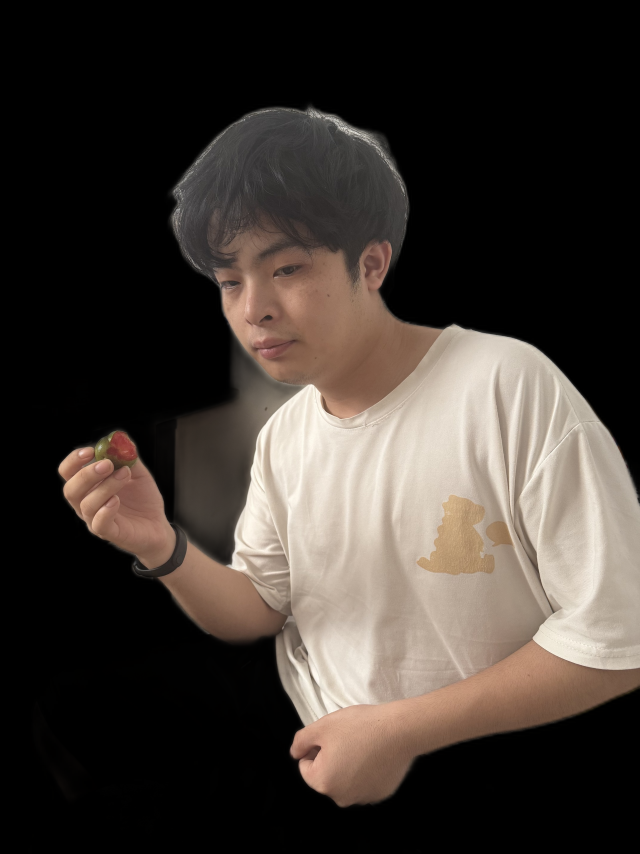
#> input picture male_perfect_v3_cutout.png, 1920 x 2560 px, given in place of out.png, which was not available (shown at 1/3 size)
$ python beard_remover.py out.png
#> lines starting #> are read from the running program, lines starting #| are printed output that depends on the picture; after the words box and inside, x2 and y2 are one past the last pixel; in counts of white or black regions, pixels touching at a corner belong together; pictures that were not available may be replaced by others from this repository, and a replacement may not be noted
"""
去胡子 — 用OpenCV检测人脸区域 + 智能Inpaint
不依赖任何第三方人脸检测库
"""

import cv2
import numpy as np
import os
import sys
import uuid

OUTPUT_DIR = r"C:\temp\comfy_results"
os.makedirs(OUTPUT_DIR, exist_ok=True)


def detect_face_region(img):
    """用Haar Cascade检测人脸，几何定位胡须区域"""
    gray = cv2.cvtColor(img, cv2.COLOR_BGR2GRAY)
    h, w = img.shape[:2]

    # 加载人脸Cascade
    face_cascade = cv2.CascadeClassifier(
        cv2.data.haarcascades + 'haarcascade_frontalface_alt2.xml')

    # 缩到800左右加速检测
    scale = min(800 / max(h, w), 1.0)
    small = cv2.resize(gray, (int(w*scale), int(h*scale))) if scale < 1 else gray

    faces = face_cascade.detectMultiScale(small, 1.15, 4, minSize=(80, 80))

    if len(faces) == 0:
        # 试试更宽松的参数
        faces = face_cascade.detectMultiScale(small, 1.08, 3, minSize=(60, 60))
        print(f"宽松检测: {len(faces)} 个人脸")

    if len(faces) == 0:
        print("❌ 未检测到人脸")
        return None, None

    # 取最大人脸
    face = max(faces, key=lambda r: r[2]*r[3])
    fx, fy, fw, fh = [int(v / scale) for v in face]

    print(f"人脸区域: ({fx},{fy}) {fw}x{fh}")

    # 胡须遮罩：几何定位
    mask = np.zeros((h, w), dtype=np.uint8)

    # 嘴部区域估算（人脸下半部分 55%-85%）
    mouth_y1 = fy + int(fh * 0.55)
    mouth_y2 = fy + int(fh * 0.80)
    mouth_x1 = fx + int(fw * 0.20)
    mouth_x2 = fx + int(fw * 0.80)
    mouth_cx = (mouth_x1 + mouth_x2) // 2
    mouth_cy = (mouth_y1 + mouth_y2) // 2
    mouth_w = mouth_x2 - mouth_x1
    mouth_h = mouth_y2 - mouth_y1

    # 人中区域（嘴上到鼻子）
    nose_y = fy + int(fh * 0.35)
    upper_top = nose_y
    upper_bottom = mouth_y1
    if upper_bottom > upper_top:
        cv2.ellipse(mask,
                    ((mouth_x1 + mouth_x2)//2, (upper_top + upper_bottom)//2),
                    (mouth_w//2 + 5, (upper_bottom - upper_top)//2 + 5),
                    0, 0, 360, 255, -1)

    # 下巴区域（嘴下到脸底部）
    chin_top = mouth_y2
    chin_bottom = fy + fh
    if chin_bottom > chin_top:
        cv2.ellipse(mask,
                    ((mouth_x1 + mouth_x2)//2, (chin_top + chin_bottom)//2),
                    (mouth_w//2 + 10, (chin_bottom - chin_top)//2 + 10),
                    0, 0, 360, 255, -1)

    # 去掉嘴内部（保留唇形）
    cv2.ellipse(mask, (mouth_cx, mouth_cy),
                (mouth_w//2 - 5, mouth_h//2 - 5), 0, 0, 360, 0, -1)

    # 羽化遮罩
    mask = cv2.GaussianBlur(mask, (31, 31), 10)

    print(f"胡须区域: 人中(upper)+嘴+下巴(lower)")
    print(f"嘴中心: ({mouth_cx}, {mouth_cy}), 嘴大小: {mouth_w}x{mouth_h}")

    return mask, (fx, fy, fw, fh, mouth_cx, mouth_cy, mouth_w, mouth_h)


def inpaint_beard(img, mask):
    """用inpaint去除胡须"""
    # 多轮修补
    r1 = cv2.inpaint(img, (mask * 0.6).astype(np.uint8), 3, cv2.INPAINT_TELEA)
    r2 = cv2.inpaint(r1, mask.astype(np.uint8), 2, cv2.INPAINT_NS)
    return r2


def process(input_path):
#> called with input_path = 'out.png'
    print(f"处理: {os.path.basename(input_path)}")

    img = cv2.imread(input_path)
#> img is the input picture: shape (2560, 1920, 3); mean B, G, R 51.5, 57.2, 64.9
    if img is None:
        print("❌ 读取失败")
        return None

    h, w = img.shape[:2]
#> h = 2560; w = 1920
    print(f"尺寸: {w}x{h}")
#| 尺寸: 1920x2560

    print("步骤1: 检测人脸/嘴部位置...")
    mask, regions = detect_face_region(img)
#> in detect_face_region, `gray = cv2.cvtColor(img, cv2.COLOR_BGR2GRAY)`:
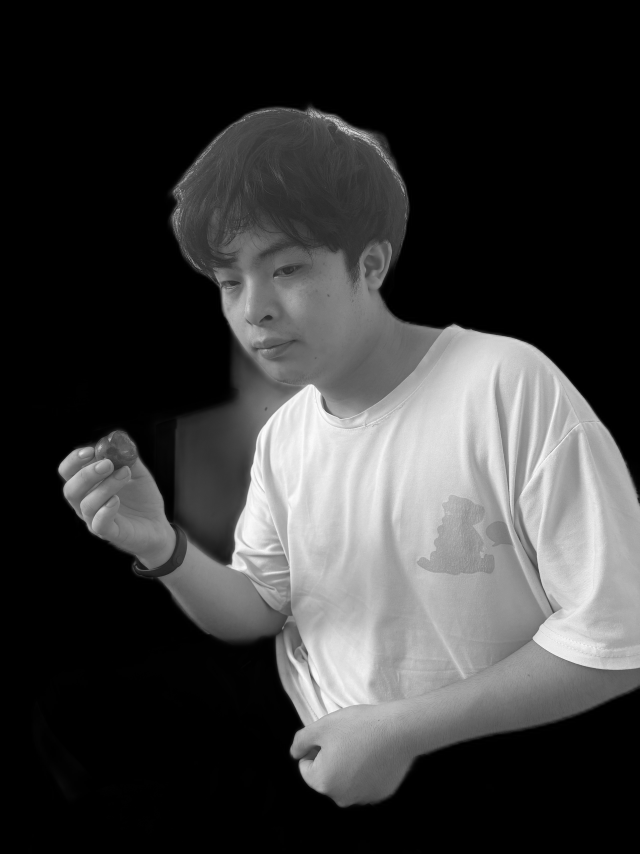
#> gray: shape (2560, 1920) (shown at 1/3 size); min 0, max 253, mean 58.9
#> in detect_face_region, `small = cv2.resize(gray, (int(w*scale), int(h*scale))) if scale < 1 el..`:
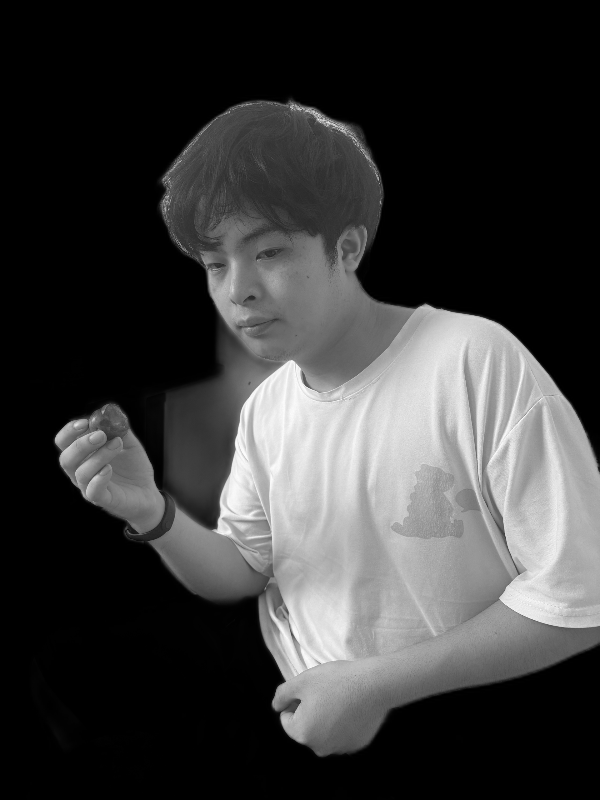
#> small: shape (800, 600); min 0, max 253, mean 58.8
#> in detect_face_region, `faces = face_cascade.detectMultiScale(small, 1.15, 4, minSize=(80, 80))`: faces = ()
#> in detect_face_region, `faces = face_cascade.detectMultiScale(small, 1.08, 3, minSize=(60, 60))`: faces = [[190, 227, 94, 94]]
#| 宽松检测: 1 个人脸
#> in detect_face_region, `face = max(faces, key=lambda r: r[2]*r[3])`: face = [190, 227, 94, 94]
#> in detect_face_region, `fx, fy, fw, fh = [int(v / scale) for v in face]`: fx = 608; fy = 726; fw = 300
#| 人脸区域: (608,726) 300x300
#> in detect_face_region, `mouth_y1 = fy + int(fh * 0.55)`: mouth_y1 = 891
#> in detect_face_region, `mouth_y2 = fy + int(fh * 0.80)`: mouth_y2 = 966
#> in detect_face_region, `mouth_x1 = fx + int(fw * 0.20)`: mouth_x1 = 668
#> in detect_face_region, `mouth_x2 = fx + int(fw * 0.80)`: mouth_x2 = 848
#> in detect_face_region, `mouth_cx = (mouth_x1 + mouth_x2) // 2`: mouth_cx = 758
#> in detect_face_region, `mouth_cy = (mouth_y1 + mouth_y2) // 2`: mouth_cy = 928
#> in detect_face_region, `mouth_w = mouth_x2 - mouth_x1`: mouth_w = 180
#> in detect_face_region, `mouth_h = mouth_y2 - mouth_y1`: mouth_h = 75
#> in detect_face_region, `nose_y = fy + int(fh * 0.35)`: nose_y = 831
#> in detect_face_region, `upper_bottom = mouth_y1`: upper_bottom = 891
#> in detect_face_region, `cv2.ellipse(mask, ((mouth_x1 + mouth_x2)//2, (upper_top + upper_bottom..`:
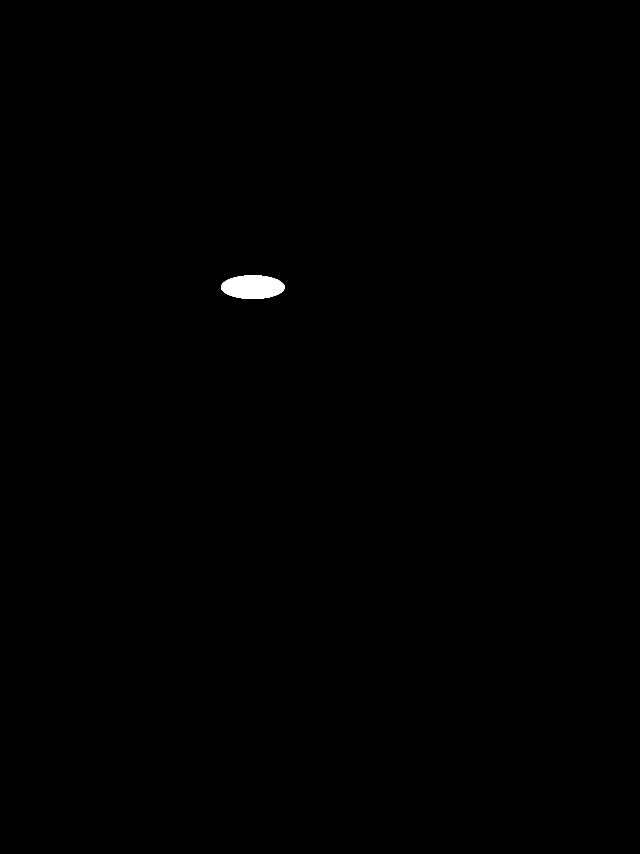
#> mask: shape (2560, 1920) (shown at 1/3 size); 0.22% white; 1 white region, box (x1, y1, x2, y2) and area: (663, 826, 854, 897) 10638
#> in detect_face_region, `chin_top = mouth_y2`: chin_top = 966
#> in detect_face_region, `chin_bottom = fy + fh`: chin_bottom = 1026
#> in detect_face_region, `cv2.ellipse(mask, ((mouth_x1 + mouth_x2)//2, (chin_top + chin_bottom)/..`:
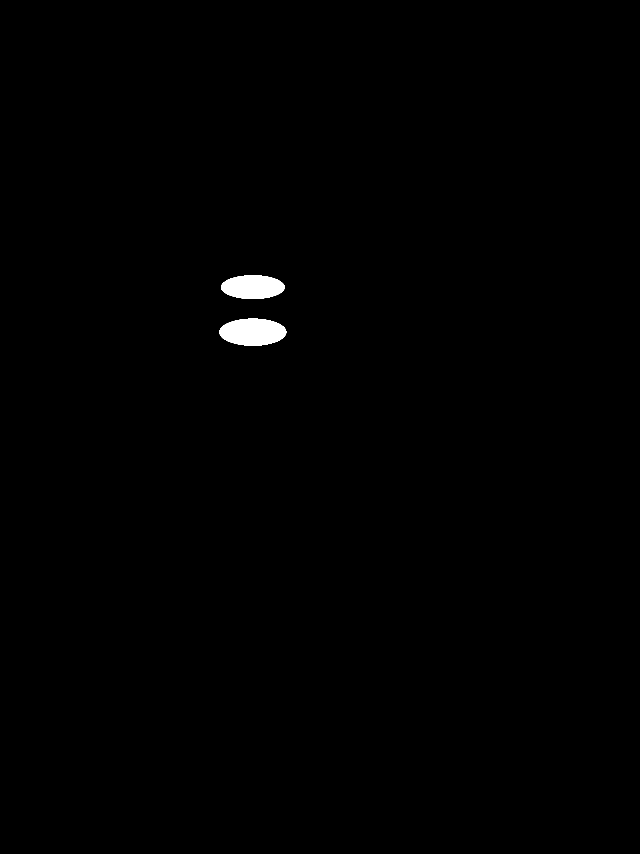
#> mask: shape (2560, 1920) (shown at 1/3 size); 0.48% white; 2 white regions, box (x1, y1, x2, y2) and area: (658, 956, 859, 1037) 12787, (663, 826, 854, 897) 10638
#> in detect_face_region, `cv2.ellipse(mask, (mouth_cx, mouth_cy), (mouth_w//2 - 5, mouth_h//2 - ..`: mask: shape (2560, 1920); 0.47% white; 2 white regions, box (x1, y1, x2, y2) and area: (658, 958, 859, 1037) 12556, (663, 826, 854, 896) 10607
#| 嘴中心: (758, 928), 嘴大小: 180x75
#> regions = (608, 726, 300, 300, 758, 928, 180, 75)

    if mask is None:
        return None

    print("步骤2: Inpaint去胡子...")
    result = inpaint_beard(img, mask)

    # 再和原图做皮肤区域混合
    ycrcb = cv2.cvtColor(img, cv2.COLOR_BGR2YCrCb)
#> ycrcb: shape (2560, 1920, 3); mean of channels 0, 1, 2 58.9, 132.3, 123.8
    skin = cv2.inRange(ycrcb, np.array([0, 133, 77]), np.array([255, 173, 127]))
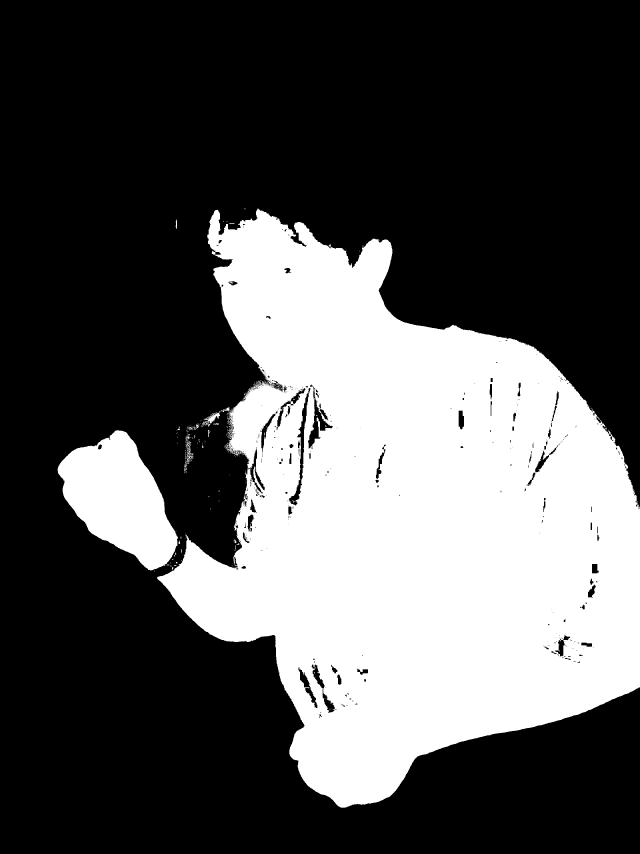
#> skin: shape (2560, 1920) (shown at 1/3 size); 33.2% white; 280 white regions (257 under 20 px), largest, box (x1, y1, x2, y2) and area: (471, 626, 1920, 2423) 1543447, (173, 1291, 534, 1711) 87426, (606, 1237, 660, 1276) 683
    skin_f = cv2.GaussianBlur(skin.astype(np.float32), (31, 31), 15) / 255.0
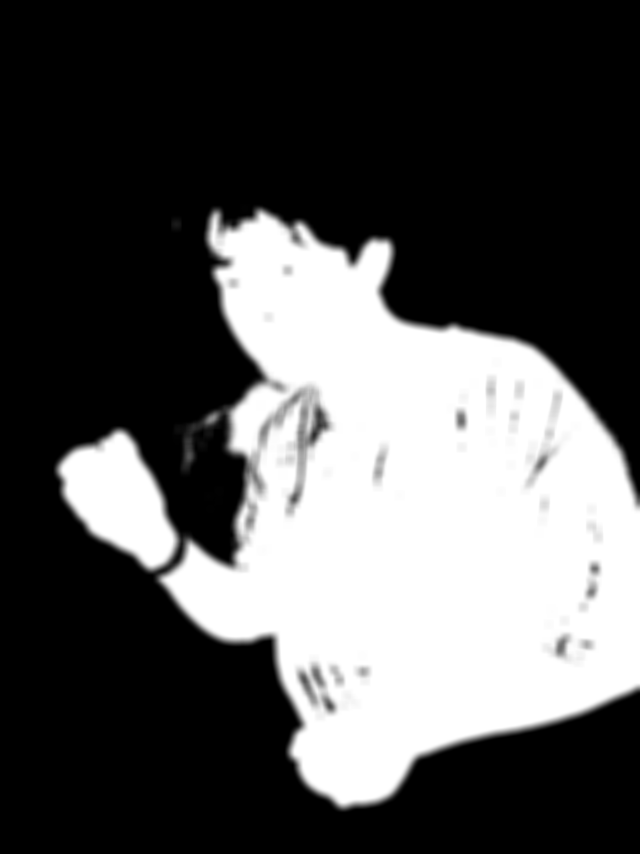
#> skin_f: shape (2560, 1920) float32 (shown at 1/3 size); min 0, max 1, mean 0.332

    final = (img.astype(np.float32) * (1.0 - skin_f[:, :, np.newaxis] * 0.3) +
             result.astype(np.float32) * skin_f[:, :, np.newaxis] * 0.3)
    final = np.clip(final, 0, 255).astype(np.uint8)

    # 保存
    uid = uuid.uuid4().hex[:8]
    out_png = os.path.join(OUTPUT_DIR, f"beard_removed_{uid}.png")
    cv2.imwrite(out_png, final, [cv2.IMWRITE_PNG_COMPRESSION, 3])

    # 预览
    scale = min(1.0, 2000 / max(w, h))
#> scale = 0.781
    preview = cv2.resize(final, (int(w*scale), int(h*scale))) if scale < 1 else final
    out_jpg = os.path.join(OUTPUT_DIR, f"beard_preview_{uid}.jpg")
    cv2.imwrite(out_jpg, preview, [cv2.IMWRITE_JPEG_QUALITY, 92])

    # 标记图
    if regions:
        debug = img.copy()
        fx, fy, fw, fh, mx, my, mw, mh = regions
#> fx = 608; fy = 726; fw = 300; fh = 300; mx = 758; my = 928; mw = 180; mh = 75
        cv2.rectangle(debug, (fx, fy), (fx+fw, fy+fh), (0, 255, 0), 3)
        cv2.rectangle(debug, (mx, my), (mx+mw, my+mh), (0, 0, 255), 2)
        ds = min(1.0, 1200 / max(w, h))
#> ds = 0.469
        debug_out = os.path.join(OUTPUT_DIR, f"beard_debug_{uid}.jpg")
        debug_small = cv2.resize(debug, (int(w*ds), int(h*ds)))
        cv2.imwrite(debug_out, debug_small, [cv2.IMWRITE_JPEG_QUALITY, 85])
        print(f"标记图: {debug_out}")

    print(f"✅ 完成")
    print(f"预览: {out_jpg}")
    return out_jpg, out_png


if __name__ == "__main__":
    if len(sys.argv) < 2:
        print("用法: python beard_remover.py <图片路径>")
        sys.exit(1)

    result = process(sys.argv[1])
    if result:
        print(f"\n结果: {result[0]}")
